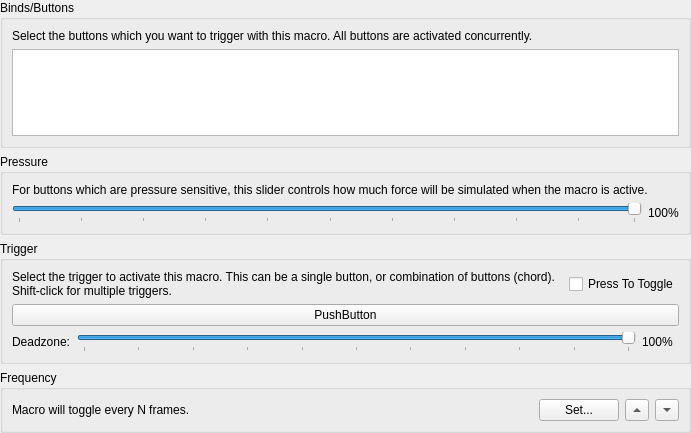
<?xml version="1.0" encoding="UTF-8"?>
<ui version="4.0">
 <class>ControllerMacroEditWidget</class>
 <widget class="QWidget" name="ControllerMacroEditWidget">
  <property name="geometry">
   <rect>
    <x>0</x>
    <y>0</y>
    <width>691</width>
    <height>433</height>
   </rect>
  </property>
  <layout class="QVBoxLayout" name="verticalLayout" stretch="1,0,0">
   <property name="leftMargin">
    <number>0</number>
   </property>
   <property name="topMargin">
    <number>0</number>
   </property>
   <property name="rightMargin">
    <number>0</number>
   </property>
   <property name="bottomMargin">
    <number>0</number>
   </property>
   <item>
    <widget class="QGroupBox" name="groupBox">
     <property name="title">
      <string>Binds/Buttons</string>
     </property>
     <layout class="QGridLayout" name="gridLayout_2">
      <item row="1" column="0">
       <widget class="QListWidget" name="bindList"/>
      </item>
      <item row="0" column="0">
       <widget class="QLabel" name="label_2">
        <property name="text">
         <string>Select the buttons which you want to trigger with this macro. All buttons are activated concurrently.</string>
        </property>
        <property name="wordWrap">
         <bool>true</bool>
        </property>
       </widget>
      </item>
     </layout>
    </widget>
   </item>
   <item>
    <widget class="QGroupBox" name="groupBox_4">
     <property name="title">
      <string>Pressure</string>
     </property>
     <layout class="QVBoxLayout" name="verticalLayout_2">
      <item>
       <widget class="QLabel" name="label_3">
        <property name="text">
         <string>For buttons which are pressure sensitive, this slider controls how much force will be simulated when the macro is active.</string>
        </property>
        <property name="wordWrap">
         <bool>true</bool>
        </property>
       </widget>
      </item>
      <item>
       <layout class="QHBoxLayout" name="pressureLayout">
        <item>
         <widget class="QSlider" name="pressure">
          <property name="minimum">
           <number>1</number>
          </property>
          <property name="maximum">
           <number>100</number>
          </property>
          <property name="value">
           <number>100</number>
          </property>
          <property name="orientation">
           <enum>Qt::Horizontal</enum>
          </property>
          <property name="tickPosition">
           <enum>QSlider::TicksBelow</enum>
          </property>
          <property name="tickInterval">
           <number>10</number>
          </property>
         </widget>
        </item>
        <item>
         <widget class="QLabel" name="pressureValue">
          <property name="text">
           <string>100%</string>
          </property>
         </widget>
        </item>
       </layout>
      </item>
     </layout>
    </widget>
   </item>
   <item>
    <widget class="QGroupBox" name="groupBox_2">
     <property name="title">
      <string>Trigger</string>
     </property>
     <layout class="QGridLayout" name="gridLayout">
      <item row="0" column="0" colspan="2">
       <layout class="QHBoxLayout" name="horizontalLayout_5" stretch="1,0">
        <item>
         <widget class="QLabel" name="label">
          <property name="text">
           <string>Select the trigger to activate this macro. This can be a single button, or combination of buttons (chord). Shift-click for multiple triggers.</string>
          </property>
          <property name="alignment">
           <set>Qt::AlignLeading|Qt::AlignLeft|Qt::AlignTop</set>
          </property>
          <property name="wordWrap">
           <bool>true</bool>
          </property>
         </widget>
        </item>
        <item>
		 <widget class="QCheckBox" name="triggerToggle">
          <property name="text">
           <string>Press To Toggle</string>
          </property>
         </widget>
        </item>
       </layout>
      </item>
      <item row="1" column="0" colspan="2">
       <widget class="InputBindingWidget" name="trigger">
        <property name="text">
         <string notr="true">PushButton</string>
        </property>
       </widget>
      </item>
      <item row="2" column="0">
       <layout class="QHBoxLayout" name="deadzoneLayout" stretch="0,1,0">
        <item>
         <widget class="QLabel" name="label_4">
          <property name="text">
           <string>Deadzone:</string>
          </property>
         </widget>
        </item>
        <item>
         <widget class="QSlider" name="deadzone">
          <property name="minimum">
           <number>0</number>
          </property>
          <property name="maximum">
           <number>100</number>
          </property>
          <property name="value">
           <number>100</number>
          </property>
          <property name="orientation">
           <enum>Qt::Horizontal</enum>
          </property>
          <property name="tickPosition">
           <enum>QSlider::TicksBelow</enum>
          </property>
          <property name="tickInterval">
           <number>10</number>
          </property>
         </widget>
        </item>
        <item>
         <widget class="QLabel" name="deadzoneValue">
          <property name="text">
           <string>100%</string>
          </property>
         </widget>
        </item>
       </layout>
      </item>
     </layout>
    </widget>
   </item>
   <item>
    <widget class="QGroupBox" name="groupBox_3">
     <property name="title">
      <string>Frequency</string>
     </property>
     <layout class="QGridLayout" name="gridLayout_3">
      <item row="0" column="0">
       <layout class="QHBoxLayout" name="horizontalLayout" stretch="1,0,0,0">
        <item>
         <widget class="QLabel" name="frequencyText">
          <property name="text">
           <string>Macro will toggle every N frames.</string>
          </property>
         </widget>
        </item>
        <item>
         <widget class="QPushButton" name="setFrequency">
          <property name="text">
           <string>Set...</string>
          </property>
         </widget>
        </item>
        <item>
         <widget class="QToolButton" name="increaseFrequency">
          <property name="minimumSize">
           <size>
            <width>0</width>
            <height>20</height>
           </size>
          </property>
          <property name="arrowType">
           <enum>Qt::UpArrow</enum>
          </property>
         </widget>
        </item>
        <item>
         <widget class="QToolButton" name="decreateFrequency">
          <property name="minimumSize">
           <size>
            <width>0</width>
            <height>20</height>
           </size>
          </property>
          <property name="arrowType">
           <enum>Qt::DownArrow</enum>
          </property>
         </widget>
        </item>
       </layout>
      </item>
     </layout>
    </widget>
   </item>
  </layout>
 </widget>
 <customwidgets>
  <customwidget>
   <class>InputBindingWidget</class>
   <extends>QPushButton</extends>
   <header>Settings/InputBindingWidget.h</header>
  </customwidget>
 </customwidgets>
 <resources/>
 <connections/>
</ui>
